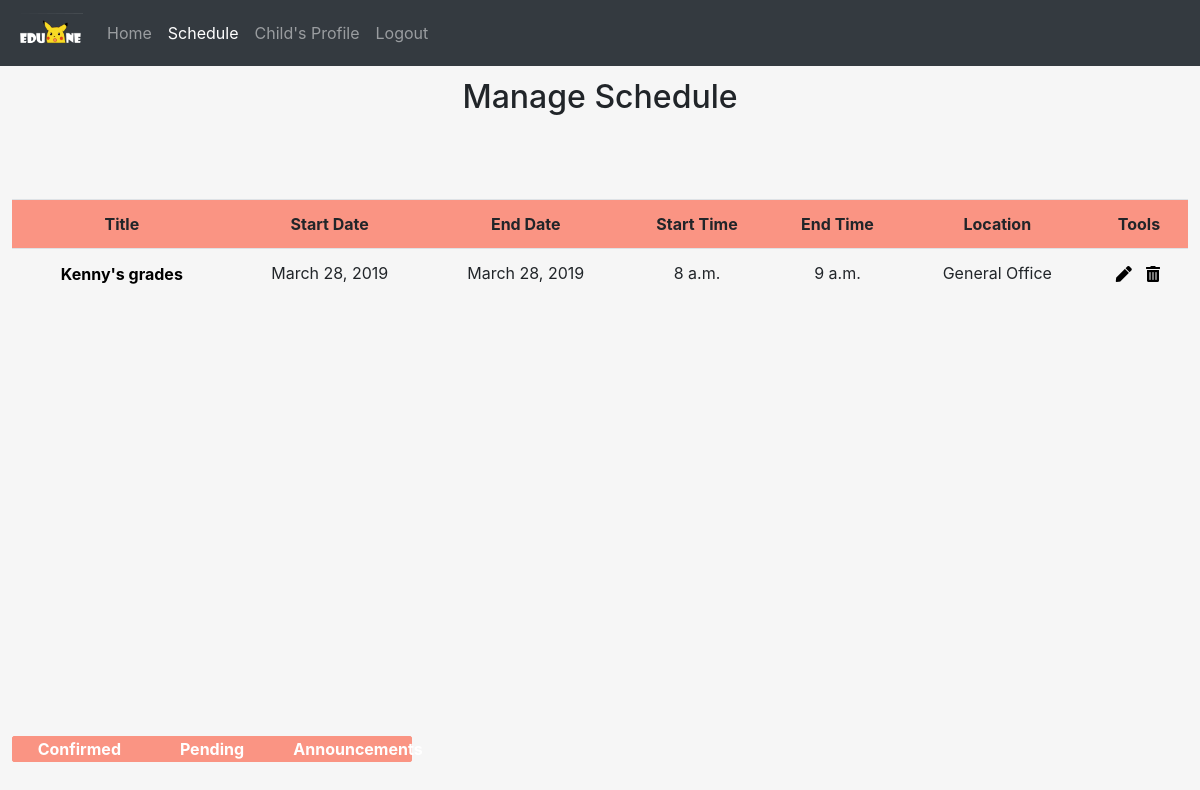
Screenshot of /schedule/manage/ (signed in) with the database file from the repository.
### main/models.py (models this page shows, shortened)
class Event(models.Model):
    eventPlanner = models.ForeignKey(
        'EventPlanner',
        on_delete=models.CASCADE,
    )
    title = models.CharField(max_length=30)
    description = models.CharField(max_length=200, blank=True, null=True)
    location = models.CharField(max_length=50)
    dateFrom = models.DateField()
    dateTo = models.DateField()
    timeFrom = models.TimeField()
    timeTo = models.TimeField()

### main/views.py (the view)
# urls.py: path('schedule/manage/', views.schedule_manage, name='schedule-manage'),
@login_required
def schedule_manage(request, current='confirmed'):
	event_types = ('confirmed', 'pending', 'announcements')
	if current not in event_types:
		return HttpResponseForbidden()
	else:
		planner = EventPlanner.objects.get(user__exact = request.user.id)
		appointment = Appointment.objects.filter(eventPlanner__exact = planner)
		if current == event_types[0]:
			events = Event.objects.filter(eventPlanner__exact = planner).extra(order_by = ['-dateFrom'])
		elif current == event_types[1]:
			events = appointment.filter(apptStatus__exact = 'pending').extra(order_by = ['-apptDate']).values()
			for event in events:
				event['parent_id'] = ParentProfile.objects.get(id__exact = event['parent_id'])
		elif current == event_types[2]:
			events = Announcement.objects.filter(user__exact = request.user.id).extra(order_by = ['-dateCreated'])
		return render(request, 'schedule/schedule_manage.html', {'active_page': 'schedule', 'active_tab': current,
				'events': events })

### main/templates/schedule/schedule_manage.html (shortened to what this page needs)
{% include 'common/header.html' %}
{% load tz %}
{% load static %}
{% block content %}
<!DOCTYPE html>
<head>
		<link rel="stylesheet" href="http://code.jquery.com/ui/1.11.0/themes/smoothness/jquery-ui.css">
</head>
<body>
	<div class="main-container">
			<h2>Manage Schedule</h2>
	<div class="container-fluid">
		<div class="row" id="border">
			<div class="col-md-4" id="menu">
				<div class="row">
					<div class="col-md-4">
							<a href="{% url 'schedule-manage' current='confirmed'%}"> Confirmed </a>
					</div>
					<div class="col-md-4">
						<a href="{% url 'schedule-manage' current='pending' %}" class="link"> Pending </a>
					</div>
					<div class="col-md-4">
						<a href="{% url 'schedule-manage' current='announcements'%}"> Announcements </a>
					</div>
				</div>
			</div>
		</div>
		<div class="row">
		<table class="table table-hover">
			{% if active_tab == 'pending' %}
				<tr>
				<th>Appointment Title</th>
				<th>Requested by</th>
				<th>Date</th>
				<th>Time from</th>
				<th>Time to</th>
				<th>Status</th>
				<th>Tools</th>
				</tr>
				<tr>
				{% for event in events  %}
					<td><button class="eventDetails" btn data-id="{% url 'appointment-detail' pk=event.id %}" style="font-weight: bold;"> {{event.apptTitle}} </button></td>
					<td>{{event.parent_id}}</td>
					<td>{{event.apptDate}}</td>
					<td>{{event.apptTimeFrom}}</td>
					<td>{{event.apptTimeTo}}</td>
					<td>{{event.apptStatus}}</td>
					<td><a href="{% url 'schedule-pending-manage' pk=event.id status='approved' %}"> Approve </a>
					<a href="{% url 'appointment-update-staff' pk=event.id %}"> Reject </a></td>
				</tr>
				{% endfor %}
			{% elif active_tab == 'confirmed' %}
				<tr>
					<th>Title</th>
					<th>Start Date</th>
					<th>End Date</th>
					<th>Start Time</th>
					<th>End Time</th>
					<th>Location</th>
					<th>Tools</th>
				</tr>
				{% for event in events  %}
				<tr>
					<td><button class="eventDetails" btn data-id="{% url 'event-detail' pk=event.id %}"> {{event.title}} </button></td>
					<td>{{event.dateFrom}}</td>
					<td>{{event.dateTo}}</td>
					<td>{{event.timeFrom}}</td>
					<td>{{event.timeTo}}</td>
					<td>{{event.location}}</td>
					<td><a href="{% url 'schedule-edit' stype='event' pk=event.id %}"><i class="fas fa-pen"></i></a>
					<button class= "deleteEvent" btn data-id="{% url 'event-delete' event.id %}" ><i class="fas fa-trash-alt"></i></button></td>
				{% endfor %}
			{% endif %}
				</tr>
		</table>
		</div>
	</div>
	</div>
{% endblock %}
</body>
</html>

### main/templates/schedule/schedule_manage.html (style rules this page uses)
.main-container { padding: 1%; }
h2 { text-align: center; }
#menu { border:1px solid; border-color: #FA9483; background-color: #FA9483; text-align: center; border-radius: 2px; position: absolute; bottom: 61%; }
#menu a { color: #FFFFFF; font-weight:bold; }
.table-hover { border:1px solid; border-left: none; border-right: none; border-bottom: none; text-align: center; }
.container-fluid { margin-top: 4%; }
th { background-color: #FA9483; text-align: center; }
table a { color: #000000; font-weight: bold; padding: 5%; }
.container-fluid { margin-top: 7%; }
.deleteEvent, .deleteAnnouncement, .announcementDetail, .eventDetails { background: none; border: none; }
.announcementDetail, .eventDetails { font-weight: bold; }
table { margin-bottom: 5%; }

### rows the page displays
Event: title "Kenny's grades", dateFrom "March 28, 2019", dateTo "March 28, 2019", timeFrom "8 a.m.", timeTo "9 a.m.", location "General Office"
